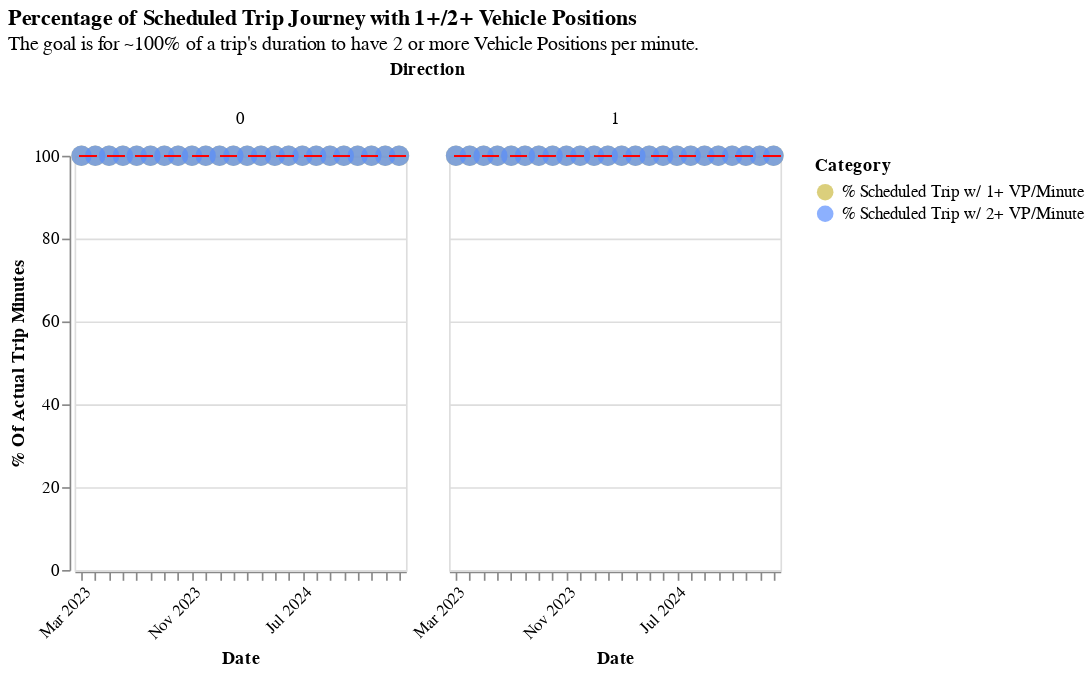

The code cell stored with this chart in its notebook:
### Code cell
(
    section2.base_facet_circle(
        sched_journey_vp,
        "% of Actual Trip Minutes",
        "Category",
        "ruler_100_pct",
        readable_dict["sched_vp_per_min_graph"]["title"],
        readable_dict["sched_vp_per_min_graph"]["subtitle"],
    )
    .add_params(xcol_param)
    .transform_filter(xcol_param)
)

### Figure 1 — Vega-Lite specification as saved in the notebook (floating-point values rounded to 4 significant figures; data arrays with more than 128 entries replaced by an {"elided": "..."} marker saying what was removed)
{"config": {"view": {"continuousWidth": 300, "continuousHeight": 300}}, "data": {"name": "data-8c2cc494f8ae7f1cf6e8398660a08d68"}, "facet": {"column": {"field": "Direction", "title": "Direction", "type": "nominal"}}, "spec": {"layer": [{"mark": {"type": "circle", "size": 150}, "encoding": {"color": {"field": "Category", "scale": {"range": ["#ccbb44", "#5b8efd", "#dd217d"]}, "title": "Category", "type": "nominal"}, "tooltip": [{"field": "Period", "type": "nominal"}, {"field": "Route", "type": "nominal"}, {"field": "Date", "type": "temporal"}, {"field": "Direction", "type": "quantitative"}, {"field": "% of Actual Trip Minutes_str", "type": "nominal"}, {"field": "Category", "type": "nominal"}], "x": {"axis": {"format": "%b %Y", "labelAngle": -45}, "field": "Date", "timeUnit": "yearmonthdate", "title": "Date", "type": "ordinal"}, "y": {"field": "% of Actual Trip Minutes", "scale": {"domain": [0, 100]}, "title": "% Of Actual Trip Minutes", "type": "quantitative"}}, "name": "view_7"}, {"mark": {"type": "rule", "color": "red", "strokeDash": [10, 7]}, "encoding": {"y": {"field": "ruler_100_pct", "type": "quantitative"}}}], "height": 250, "width": 200}, "params": [{"name": "param_1", "select": {"type": "point", "fields": ["Route"]}, "bind": {"input": "select", "options": ["HB Harbor Bay", "OA Oakland & Alameda", "OAS Oakland Alameda Water Shuttle", "RCH Richmond", "SEA Alameda Seaplane", "SSF South San Francisco", "VJO Vallejo", "OPL Oyster Point Limited"], "name": "Routes: "}, "value": "HB Harbor Bay", "views": ["view_7"]}], "title": {"text": ["Percentage of Scheduled Trip Journey with 1+/2+ Vehicle Positions"], "subtitle": ["The goal is for ~100% of a trip's duration to have 2 or more Vehicle Positions per minute."]}, "transform": [{"filter": {"param": "param_1"}}], "$schema": "https://vega.github.io/schema/vega-lite/v5.20.1.json", "datasets": {"data-8c2cc494f8ae7f1cf6e8398660a08d68": {"elided": "616 records"}}}
